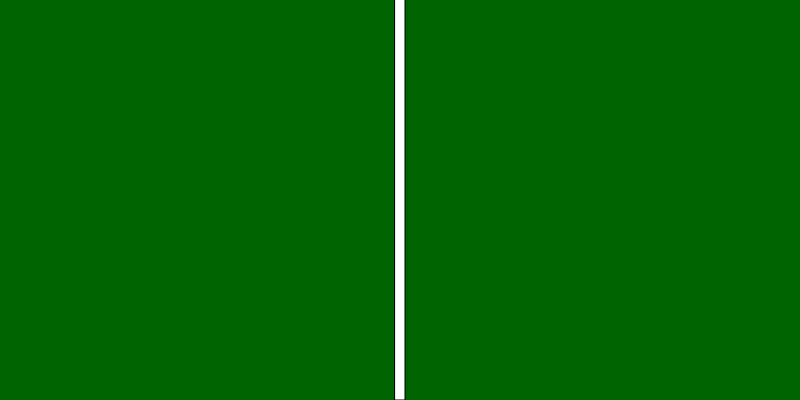
Frame 1 (no input)
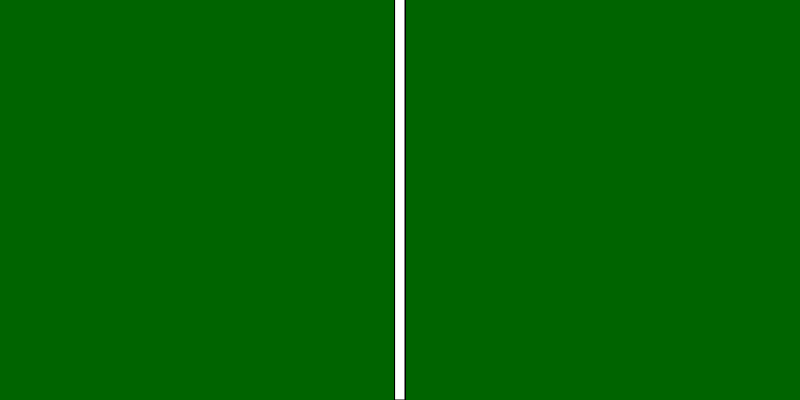
Frame 60 (no input)
Frame 120 (the mouse pressed at the canvas centre since frame 60): identical to frame 60, image omitted

The p5.js sketch that drew these frames (run headless with seeded random() and noise() and a simulated clock; from frame 60 on, the mouse is pressed at the canvas centre):

// p5.js sketch
// ── sketch.js
function setup() {
    createCanvas(800, 400);
    background(0, 100, 0);
};

function draw() {
    rect((width / 2) - 5, -1, 10, height + 1);
};

// ── ball.js
function Ball() {
    this.x = width / 2;
    this.y = height / 2;
    this.xSpeed = 5;
    this.ySpeed = 5;
}
